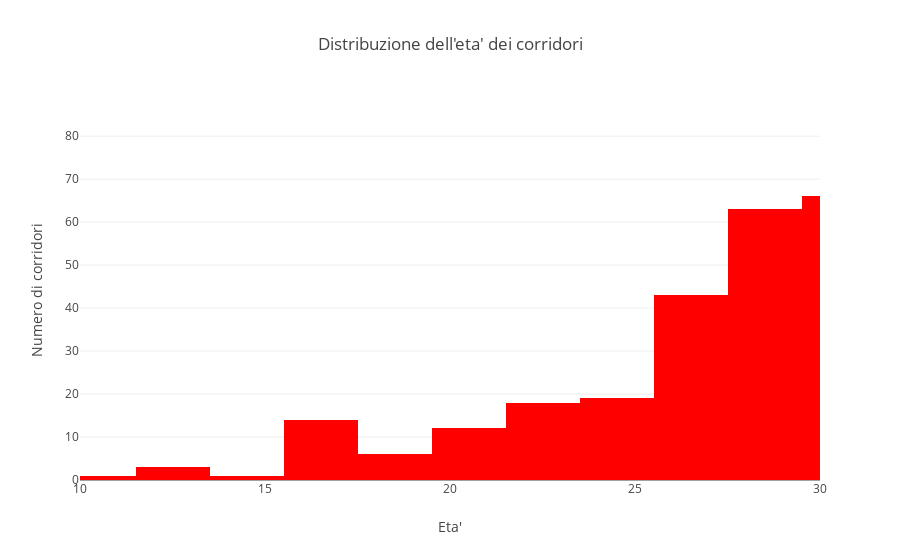

Notebook code cell kept with this figure:
### Code cell
trace = go.Histogram(x=eta, 
                     marker=dict(color='red'))
#                    marker={"color":"red"}))
data = [trace]
layout = go.Layout(
    title="Distribuzione dell'eta' dei corridori",
    xaxis=dict(
        title="Eta'",
        range=[10,30]),
    yaxis=dict(
        title="Numero di corridori"))
fig = go.Figure(data, layout)
py.iplot(fig)

### Figure 1 — Plotly figure (JSON) as saved in the notebook; plotly's stock layout.template omitted (floating-point values rounded to 4 significant figures; data arrays with more than 128 entries replaced by an {"elided": "..."} marker saying what was removed)
{"data": [{"marker": {"color": "red"}, "type": "histogram", "uid": "33152e26-c7cf-11e8-9630-4feaef0f4143", "x": {"elided": "1242 int values"}}], "layout": {"title": "Distribuzione dell'eta' dei corridori", "xaxis": {"range": [10, 30], "title": "Eta'"}, "yaxis": {"title": "Numero di corridori"}}}
